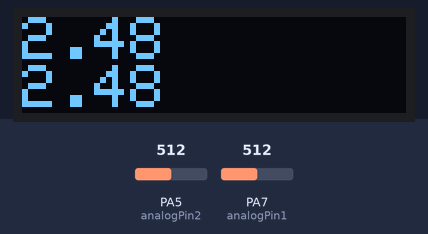
The sketch below on a simulated STM32 Blue Pill. On the bench: 128×32 one-colour display. Inputs (shaded band) come from the test bench; at power-on: PA7 (analogPin1) = 512, PA5 (analogPin2) = 512. What the sketch prints to the serial monitor is not drawn.

Above: at 1.2 s.
1.3 s: PA7 (analogPin1) set to 716
At 1.8 s:
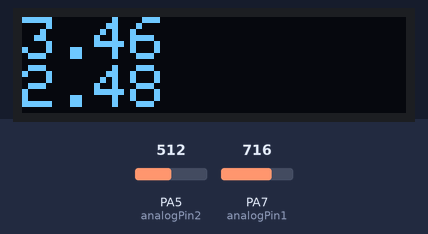
2.8 s: PA5 (analogPin2) set to 716
At 3.8 s:
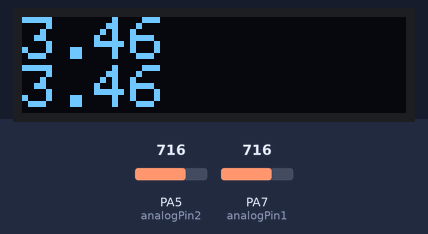
4.3 s: PA7 (analogPin1) set to 900
At 5.1 s:
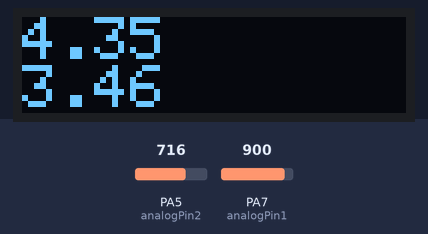
5.8 s: PA5 (analogPin2) set to 900
At 6.4 s:
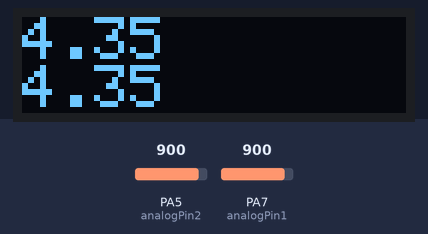
7.3 s: PA7 (analogPin1) set to 1023
At 8.4 s:
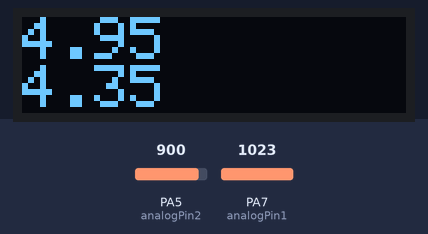
8.8 s: PA5 (analogPin2) set to 1023
At 9.7 s:
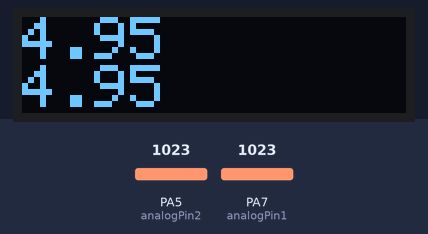
Timing chart, 0 to 11.3 s (numbered marks = the images above; inputs shaded):
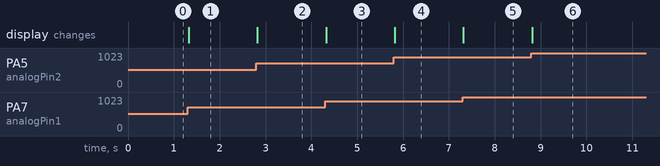

Measured:
- after the input at 1.3 s, the display: changes at once (image 1)
- after the input at 2.8 s, the display: changes at once (image 2)
- after the input at 4.3 s, the display: changes at once (image 3)
- after the input at 5.8 s, the display: changes at once (image 4)
- after the input at 7.3 s, the display: changes at once (image 5)
- after the input at 8.8 s, the display: changes at once (image 6)

The sketch:

multimeter_V1.2.ino
```cpp
int analogPin1 = PA7;
int val = 0;
int volt = 0;

int analogPin2 = PA5;
int val2 = 0;
int volt2 = 0;

int lb1 = 0;

#include <Wire.h>
#include <Adafruit_GFX.h>
#include <Adafruit_SSD1306.h>

#define SCREEN_WIDTH 128 // OLED display width, in pixels
#define SCREEN_HEIGHT 32 // OLED display height, in pixels

Adafruit_SSD1306 display(SCREEN_WIDTH, SCREEN_HEIGHT, &Wire, -1);

const unsigned char myBitboard [] PROGMEM = {
0x00, 0x00, 0x00, 0x00, 0x00, 0x00, 0x00, 0x00, 0x00, 0x00, 0x00, 0x00, 0x00, 0x00, 0x00, 0x00,
0x00, 0x00, 0x00, 0x00, 0x00, 0x00, 0x00, 0x00, 0x00, 0x00, 0x00, 0x00, 0x00, 0x00, 0x00, 0x00,
0x00, 0x00, 0x00, 0x00, 0x00, 0x00, 0x00, 0x00, 0x00, 0x00, 0x00, 0x00, 0x00, 0x00, 0x00, 0x00,
0x00, 0x00, 0x00, 0x00, 0x00, 0x00, 0x00, 0x00, 0x00, 0x00, 0x00, 0x00, 0x00, 0x00, 0x00, 0x00,
0x00, 0x00, 0x00, 0x00, 0x00, 0x00, 0x00, 0x00, 0x00, 0x00, 0x00, 0x00, 0x00, 0x00, 0x00, 0x00,
0x00, 0x00, 0x00, 0x00, 0x00, 0x00, 0x00, 0x00, 0x00, 0x00, 0x00, 0x00, 0x00, 0x00, 0x00, 0x00,
0x00, 0x00, 0x00, 0x00, 0x00, 0x00, 0x00, 0x00, 0x00, 0x00, 0x00, 0x00, 0x00, 0x00, 0x00, 0x00,
0x00, 0x00, 0x00, 0x00, 0x00, 0x00, 0x00, 0x00, 0x00, 0x00, 0x00, 0x00, 0x00, 0x00, 0x00, 0x00};

const unsigned char lowbattery [] PROGMEM = {
0x00, 0x00, 0x00, 0x00, 0x00, 0x00, 0x00, 0x00, 0x00, 0x00, 0x00, 0x00, 0x00, 0x00, 0x00, 0x00,
0x00, 0x00, 0x00, 0x00, 0x00, 0x00, 0x00, 0x00, 0x00, 0x00, 0x00, 0x00, 0x1f, 0xff, 0xff, 0xc0,
0x3f, 0xff, 0xff, 0xe0, 0x3f, 0xff, 0xff, 0xe0, 0x33, 0xff, 0xff, 0xe0, 0x33, 0xff, 0xff, 0xfc,
0x33, 0xff, 0xff, 0xfc, 0x33, 0xff, 0xff, 0xfc, 0x33, 0xff, 0xff, 0xfc, 0x33, 0xff, 0xff, 0xfc,
0x33, 0xff, 0xff, 0xfc, 0x33, 0xff, 0xff, 0xfc, 0x33, 0xff, 0xff, 0xfc, 0x33, 0xff, 0xff, 0xf0,
0x33, 0xff, 0xff, 0xe0, 0x3f, 0xff, 0xff, 0xe0, 0x3f, 0xff, 0xff, 0xe0, 0x00, 0x00, 0x00, 0x00,
0x00, 0x00, 0x00, 0x00, 0x00, 0x00, 0x00, 0x00, 0x00, 0x00, 0x00, 0x00, 0x00, 0x00, 0x00, 0x00,
0x00, 0x00, 0x00, 0x00, 0x00, 0x00, 0x00, 0x00, 0x00, 0x00, 0x00, 0x00, 0x00, 0x00, 0x00, 0x00
};


void setup() {
  // put your setup code here, to run once:
  Serial.begin(9600);
  if(!display.begin(SSD1306_SWITCHCAPVCC, 0x3C)) { // Address 0x3D for 128x64
    Serial.println(F("SSD1306 allocation failed"));
    for(;;);
  }
}

void showBitmap(void) {
  display.clearDisplay();
  display.drawBitmap(0, 0, myBitboard, 32, 32, WHITE);
  display.display();
  delay(10);
}

void showBattery(void) {
  display.clearDisplay();
  display.drawBitmap(0, 0, lowbattery, 32, 32, WHITE);
  display.display();
  delay(10);
}


void loop() {
  // put your main code here, to run repeatedly:
  val = analogRead(analogPin1);
  val2 = analogRead(analogPin2);
  float volt = val / 206.8; // this is calculated assuming you are using a voltage divider with a 50k and 10k resistor
  float volt2 = val2 / 206.8; // this is calculated assuming you are using a voltage divider with a 50k and 10k resistor
  Serial.println(volt);
  display.clearDisplay();
  display.setTextSize(2);
  display.setTextColor(WHITE);
  display.setCursor(0, 0);
  display.println(volt);
  display.setTextSize(2);
  display.setTextColor(WHITE);
  display.setCursor(0, 16);
  display.println(volt2);
  if (lb1 == 1) display.drawBitmap(80, 0, lowbattery, 32, 32, WHITE);
  if (lb1 == 0) display.drawBitmap(80, 0, myBitboard, 32, 32, WHITE);
  display.display();

}
```
